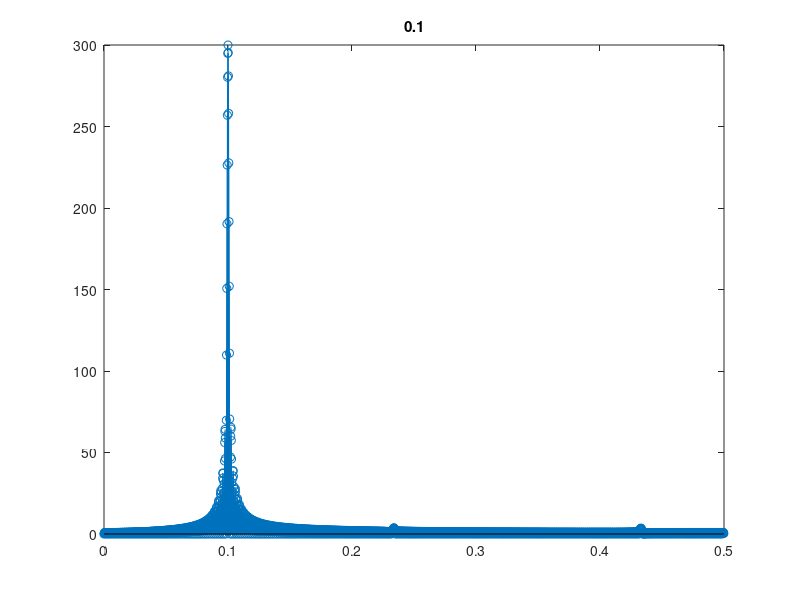

This chart was generated by the following MATLAB code:
% To calculate the spectrum of the nonuniformly sampled signal
N=600; % Number of samples
freq=0.1; % Frequency 0.3, 0.7, 1.3, 2.7, 3.3, 3.7, etc.
rm=[0 0.05 0.05]; % Nonuniform sampling ratio
am=[];
% Nonuniform sampling ratio for 600 samples
for n=1:N/3,
    am=[am,rm];
end
for n=1:N,
    xn(n)=cos(2*pi*freq*(n-1+am(n))); % Nonuniform sampling
end
XN=abs(fft(xn,6000)); % Magnitude spectrum
XN=XN(1:(N*10)/2);
stem(0:1/(N*10):((N*10)/2-1)/6000, XN) % Plot of spectrum
title(freq)